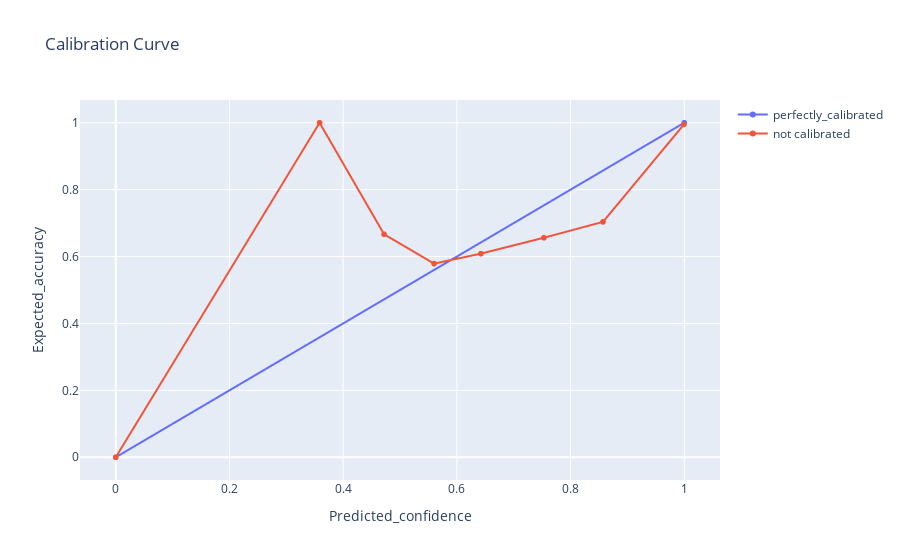
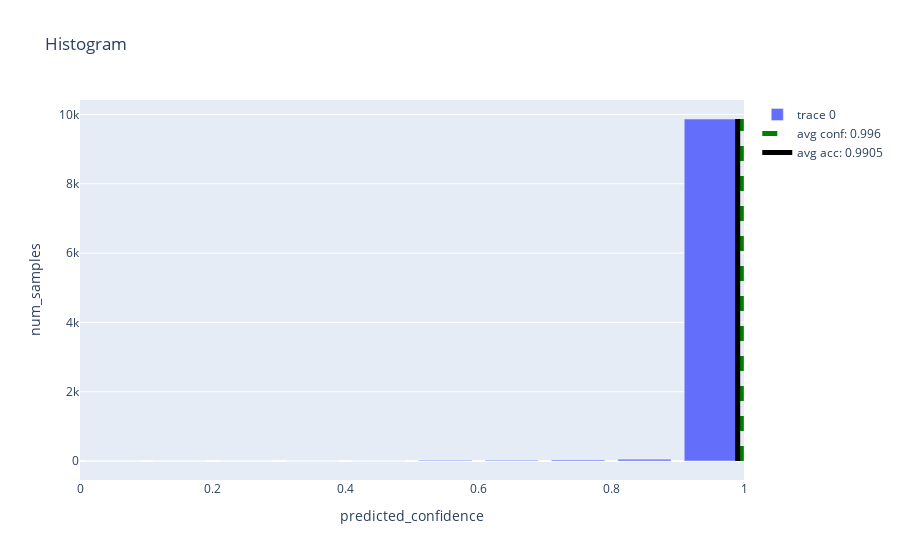

Notebook code cell kept with these figures, in order:
### Code cell
import os
plot_single_calibration_curves(scores,confidences,calib_curve_name="reliability_diagram",hist_name="histogram")

### Figure 1 — Plotly figure (JSON) as saved in the notebook; plotly's stock layout.template omitted (floating-point values rounded to 4 significant figures)
{"data": [{"mode": "lines+markers", "name": "perfectly_calibrated", "type": "scattergl", "x": [0, 1], "y": [0, 1]}, {"mode": "lines+markers", "name": "not calibrated", "type": "scattergl", "x": [0, 0, 0, 0.3586, 0.4719, 0.5599, 0.6422, 0.7531, 0.8571, 0.9994], "y": [0, 0, 0, 1, 0.6667, 0.5789, 0.6087, 0.6562, 0.7037, 0.9949]}], "layout": {"title": {"text": "Calibration Curve"}, "xaxis": {"title": {"text": "Predicted_confidence"}}, "yaxis": {"title": {"text": "Expected_accuracy"}}}}

### Figure 2 — Plotly figure (JSON) as saved in the notebook; plotly's stock layout.template omitted (floating-point values rounded to 4 significant figures)
{"data": [{"type": "bar", "x": [0.05, 0.15, 0.25, 0.35, 0.45, 0.55, 0.65, 0.75, 0.85, 0.95], "y": [0, 0, 0, 1, 3, 19, 23, 32, 54, 9868]}, {"line": {"color": "green", "dash": "dash", "width": 5}, "mode": "lines", "name": "avg conf: 0.996", "type": "scatter", "x": [0.996, 0.996], "y": [0, 9870]}, {"line": {"color": "black", "dash": "solid", "width": 5}, "mode": "lines", "name": "avg acc: 0.9905", "type": "scatter", "x": [0.9905, 0.9905], "y": [0, 9870]}], "layout": {"title": {"text": "Histogram"}, "xaxis": {"title": {"text": "predicted_confidence"}}, "yaxis": {"title": {"text": "num_samples"}}}}
